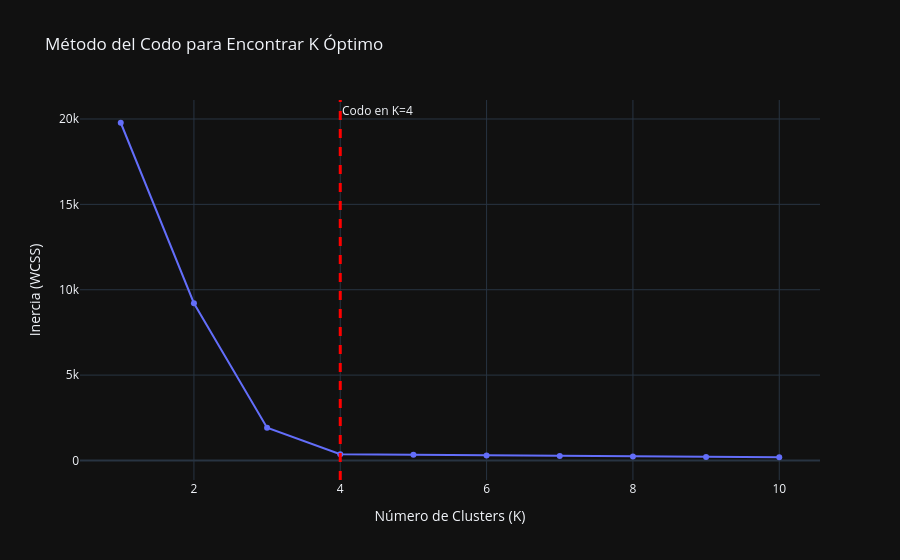

Source (notebook cell):
### Markdown cell above
### 1.1 Determinando K: El Método del Codo

Antes de aplicar K-Means, debemos decidir el valor de `K`. El método del codo nos ayuda a encontrar un buen candidato para `K` al graficar la inercia (WCSS) para un rango de valores de `K`.

### Code cell
# --- 3. Implementación del Método del Codo ---
inertia_values = []
k_range = range(1, 11)

for k in k_range:
    kmeans = KMeans(n_clusters=k, n_init=10, random_state=42)
    kmeans.fit(X_blobs)
    inertia_values.append(kmeans.inertia_)

# Graficamos los resultados
fig = px.line(x=k_range, y=inertia_values, title='Método del Codo para Encontrar K Óptimo',
              labels={'x': 'Número de Clusters (K)', 'y': 'Inercia (WCSS)'},
              markers=True)
fig.add_vline(x=4, line_width=3, line_dash="dash", line_color="red", annotation_text="Codo en K=4")
fig.show()

### Figure 1 — Plotly figure (JSON) as saved in the notebook; plotly's stock layout.template omitted (floating-point values rounded to 4 significant figures)
{"data": [{"hovertemplate": "Número de Clusters (K)=%{x}<br>Inercia (WCSS)=%{y}<extra></extra>", "legendgroup": "", "line": {"color": "#636efa", "dash": "solid"}, "marker": {"symbol": "circle"}, "mode": "lines+markers", "name": "", "orientation": "v", "showlegend": false, "x": [1, 2, 3, 4, 5, 6, 7, 8, 9, 10], "xaxis": "x", "y": [19780.0, 9211.0, 1919.0, 362.5, 329.3, 294.6, 261.6, 232.0, 209.1, 188.7], "yaxis": "y", "type": "scatter"}], "layout": {"xaxis": {"anchor": "y", "domain": [0.0, 1.0], "title": {"text": "Número de Clusters (K)"}}, "yaxis": {"anchor": "x", "domain": [0.0, 1.0], "title": {"text": "Inercia (WCSS)"}}, "legend": {"tracegroupgap": 0}, "title": {"text": "Método del Codo para Encontrar K Óptimo"}, "shapes": [{"line": {"color": "red", "dash": "dash", "width": 3}, "type": "line", "x0": 4, "x1": 4, "xref": "x", "y0": 0, "y1": 1, "yref": "y domain"}], "annotations": [{"showarrow": false, "text": "Codo en K=4", "x": 4, "xanchor": "left", "xref": "x", "y": 1, "yanchor": "top", "yref": "y domain"}]}}
